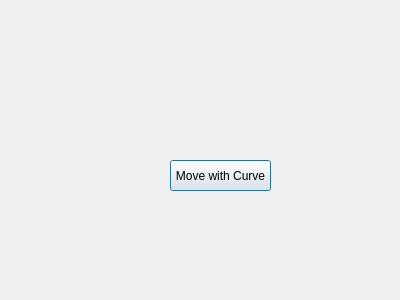
<?xml version="1.0" encoding="UTF-8"?>
<ui version="4.0">
 <class>Dialog</class>
 <widget class="QDialog" name="Dialog">
  <property name="geometry">
   <rect>
    <x>0</x>
    <y>0</y>
    <width>400</width>
    <height>300</height>
   </rect>
  </property>
  <property name="windowTitle">
   <string>Dialog</string>
  </property>
  <widget class="QPushButton" name="pushButtonMoveCurve">
   <property name="geometry">
    <rect>
     <x>170</x>
     <y>160</y>
     <width>101</width>
     <height>31</height>
    </rect>
   </property>
   <property name="text">
    <string>Move with Curve</string>
   </property>
  </widget>
  <widget class="QLabel" name="labelpic">
   <property name="geometry">
    <rect>
     <x>0</x>
     <y>10</y>
     <width>141</width>
     <height>151</height>
    </rect>
   </property>
   <property name="text">
    <string/>
   </property>
   <property name="pixmap">
    <pixmap>C:/Users/Basanwei/Pictures/dog.jpg</pixmap>
   </property>
  </widget>
 </widget>
 <resources/>
 <connections/>
</ui>
